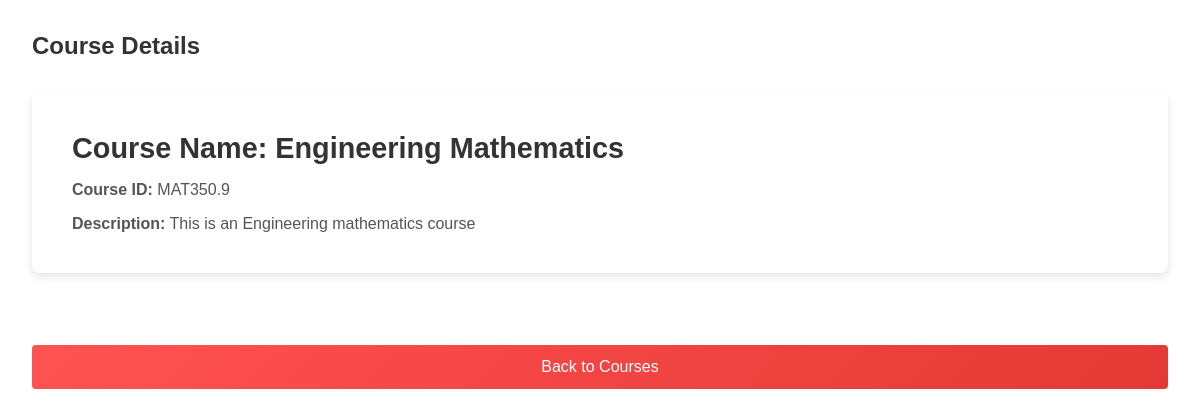
The page /course_modules.php?course_id=MAT350.9 (signed in) on the database its author committed.
### tables this page shows
CREATE TABLE `course` (
  `Course_Num` int(20) NOT NULL,
  `Course_ID` varchar(20) NOT NULL,
  `CourseName` varchar(50) DEFAULT NULL,
  `Description` longtext NOT NULL,
  `UserID` varchar(50) NOT NULL,
  `Start_Date` date DEFAULT NULL,
  `End_Date` date NOT NULL
);

### course_modules.php (the view, shortened to what this page needs)
<?php
$conn = new mysqli("localhost", "root", "", "learning_platform");
$courseID = $_GET['course_id'];
$courseQuery = "SELECT Course_ID, CourseName, Description FROM Course WHERE Course_ID = ?";
$stmt = $conn->prepare($courseQuery);
$stmt->bind_param("s", $courseID);
$stmt->execute();
$courseResult = $stmt->get_result();
if ($courseResult->num_rows > 0) {
    $course = $courseResult->fetch_assoc();
} else {
    echo "Course not found.";
    exit();
}
?>
<!DOCTYPE html>
<html lang="en">
<head>
    <link rel="stylesheet" href="style.css">
</head>
<body>
    <div class="dashboard-container">
        <main class="content">
            <section id="course-details">
                <h1>Course Details</h1>
                <div class="course-card">
                    <h2>Course Name: <?php echo htmlspecialchars($course['CourseName']); ?></h2>
                    <p><strong>Course ID:</strong> <?php echo htmlspecialchars($course['Course_ID']); ?></p>
                    <p><strong>Description:</strong> <?php echo htmlspecialchars($course['Description']); ?></p>
                </div>
            </section>
            <div class="back-btn-container">
                <a href="show_courses.html">
                    <button class="back-btn"><i class="fas fa-arrow-left"></i> Back to Courses</button>
                </a>
            </div>
        </main>
    </div>
</body>
</html>

### style.css (style rules this page uses)
* { margin: 0; padding: 0; box-sizing: border-box; font-family: Arial, sans-serif; }
body { display: flex; justify-content: center; align-items: center; min-height: 100vh; background: #f0f2f5; color: #333; }
h2 { margin-bottom: 1rem; font-size: 1.8rem; color: #333; }
button { width: 100%; padding: 0.8rem; background: linear-gradient(135deg, #5c49c6, #000000); color: #fff; border: none; border-radius: 4px; font-size: 1rem; cursor: pointer; transition: background 0.3s ease; }
p { margin-top: 1rem; color: #555; }
a { color: #4CAF50; text-decoration: none; }
.dashboard-container { display: flex; width: 100%; min-height: 100vh; }
.content { flex-grow: 1; padding: 2rem; background: #fff; }
.course-card, .quiz-card,.certificate-card { background: #fff; padding: 2.5rem; border-radius: 8px; box-shadow: 0 4px 8px rgba(0, 0, 0, 0.1); margin-top: 2rem; margin-bottom: 3rem; color: #333333; transition: transform 0.2s ease; }
.back-btn { width: 100%; padding: 0.8rem; background: linear-gradient(135deg, #ff5252, #e53935); color: #fff; border: none; border-radius: 4px; font-size: 1rem; cursor: pointer; margin-top: 1.5rem; text-align: center; }

### rows shown on the page
course: CourseName "Engineering Mathematics", Course_ID "MAT350.9", Description "This is an Engineering mathematics course"
